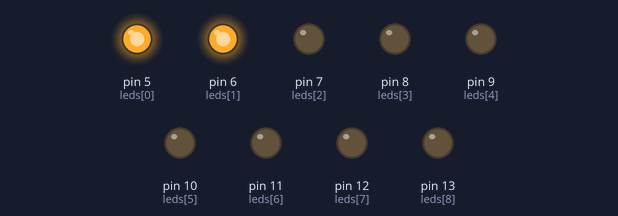
Simulated run of this sketch. Board: Arduino Uno, built with avr-gcc and run on an emulated ATmega328P. On the bench: output pins drawn as LEDs (lit = HIGH).

Above: at 0.2 s.
At 1.2 s:
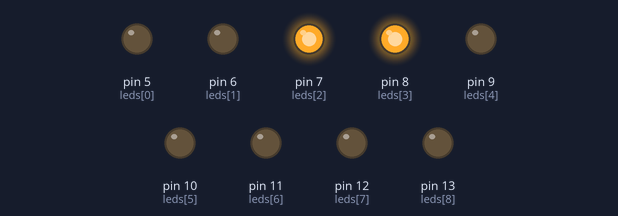
At 1.7 s:
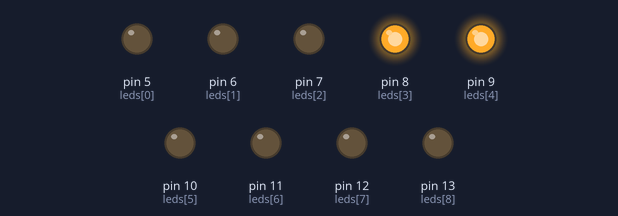
At 2.7 s:
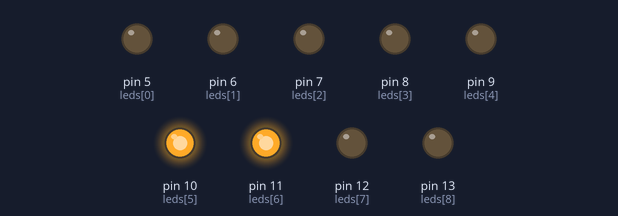
At 3.7 s:
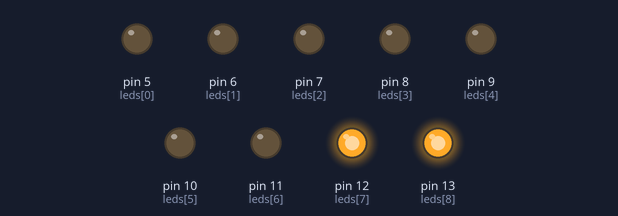
At 5.2 s:
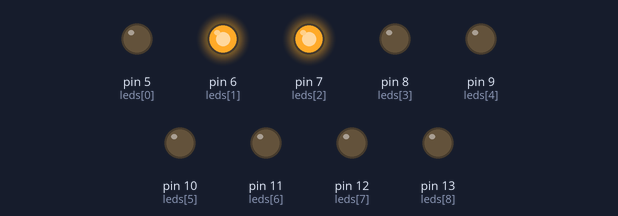
Timing chart, 0 to 5.9 s (numbered marks = the images above):
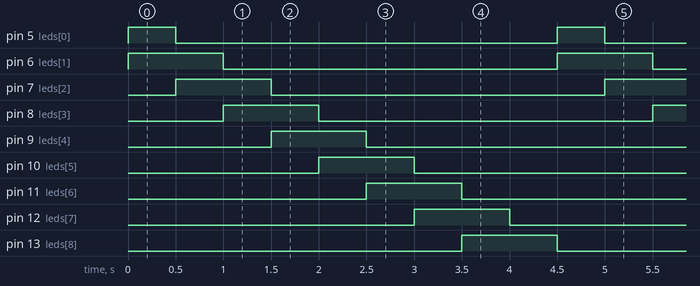

Measured:
- by itself, pin 5 (leds[0]): alternates HIGH for 0.50 s and LOW for 4.0 s
- by itself, pin 6 (leds[1]), pin 7 (leds[2]), pin 8 (leds[3]), pin 9 (leds[4]), pin 10 (leds[5]), pin 11 (leds[6]), pin 12 (leds[7]), pin 13 (leds[8]): alternates HIGH for 1.0 s and LOW for 3.5 s
- by itself, everything shown: repeats every 4.5 s, in 10 steps

The sketch:

04_Pattern_2.ino
```cpp
int leds[] = {5, 6, 7, 8, 9, 10, 11, 12, 13};
int size = sizeof(leds)/sizeof(leds[0]);

void setup() {
  for (int i=0; i<size; i++) {
    pinMode(leds[i], OUTPUT);
    digitalWrite(leds[i], LOW);
  }
}

void loop() {
  for (int i=0; i<size; i++) {
    digitalWrite(leds[i], HIGH);
    digitalWrite(leds[i+1], HIGH);
    delay(500);
    digitalWrite(leds[i], LOW);
  }
}
```
